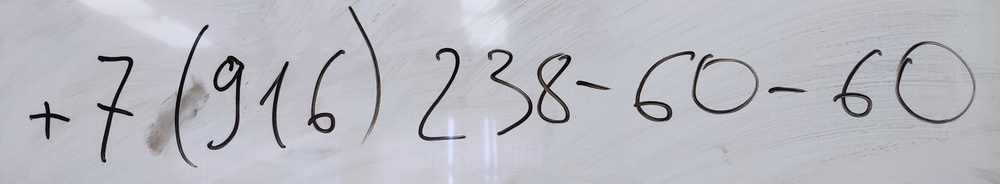
#> input picture 2022.10.21/ToSegment4.jpg, 1000 x 184 px, shrunk from 3998 x 734 before the run
$ jupyter execute Segmentator.ipynb
#> lines starting #> are read from the running program, lines starting #| are printed output that depends on the picture; after the words box and inside, x2 and y2 are one past the last pixel; in counts of white or black regions, pixels touching at a corner belong together
[cell 1]
import cv2
import matplotlib.pyplot as plt
import statistics
import numpy as np
import math

[cell 2]
#cameraID=0
#webcam=cv2.VideoCapture(cameraID)

[cell 3]
#Функции для работы с изображением
def adjust_gamma(image, gamma=1.0):
	# build a lookup table mapping the pixel values [0, 255] to
	# their adjusted gamma values
	invGamma = 1.0 / gamma
	table = np.array([((i / 255.0) ** invGamma) * 255
		for i in np.arange(0, 256)]).astype("uint8")
	# apply gamma correction using the lookup table
	return cv2.LUT(image, table)
def clampInt8(value):
    if(value<0):
        return 0
    elif(value>255):
        return 255
    else:
        return value
def minus_middle(image):
    brightness_array=[]
    rows,cols = image.shape
    for i in range(rows):
        for j in range(cols):
            brightness_array.append(image[i,j])
            # [4 lines of commented-out code are left out]

    brightness_array.sort()
    #print(brightness_array)
    median_Brightness=statistics.median(brightness_array)
    img=image.copy()
    for i in range(rows):
        for j in range(cols):
            img[i][j]=clampInt8(img[i][j]-median_Brightness)
    return img

def go_to_max(image):
    brightness_array=[]
    rows,cols = image.shape
    for i in range(rows):
        for j in range(cols):
            brightness_array.append(image[i,j])
            # [4 lines of commented-out code are left out]

    brightness_array.sort()
    #print(brightness_array)
    img=image.copy()
    median_Brightness=statistics.median(brightness_array)
    max_Brightness=0
    for i in range(rows):
        for j in range(cols):
            v=img[i][j]
            if(v>max_Brightness):
                max_Brightness=v
    normalization_coefficient=1
    if(max_Brightness>0):
        normalization_coefficient=255/max_Brightness

    for i in range(rows):
        for j in range(cols):
            if(img[i][j]>median_Brightness):
                img[i][j]*=normalization_coefficient
                #img[i][j]=255
    return img

#Проверка, что нету никакого большего размером прямоугольника
def IsInsideBigger(idx,x2, y2, w2, h2,contours):
    '''OutLineSizeX=2
    OutLineSizeY=10
    x-=w*OutLineSizeX/2
    y-=h*OutLineSizeY/2
    w+=w*OutLineSizeX
    h+=h*OutLineSizeY'''
    for idx2, contour in enumerate(contours):
        #if(idx2!=idx):
            (x, y, w, h) = cv2.boundingRect(contour)
            if(x2>x and x2+w2<x+w and y2>y and y2+h2<y+h):
                return True
    return False

[cell 4]
import numpy as np
use_Maximization=True
'''widthDivHeight_min=0.35
widthDivHeight_max=1.1
medianDownSize=0.35
medianUpSize=2'''
ImageOutlineSize=0.3
out_size=28
#from 67x178
#to 102x110
stop=False
while stop==False:
    frame=cv2.imread("ToSegment4.jpg")
#> frame is the input picture: shape (184, 1000, 3); mean B, G, R 191.3, 183.9, 183.8

    #ret,frame=webcam.read()

    gray=cv2.cvtColor(frame,cv2.COLOR_BGR2GRAY)

    blur = cv2.GaussianBlur(gray,(3,3),2)

    img=adjust_gamma(blur,50)

    cv2.imshow("frame", frame)

    cv2.imshow("adjust_gamma", img)

    #cv2.imshow("blur", blur)
    img_erode = cv2.erode(img, np.ones((2, 2), np.uint8), iterations=1)
    #cv2.imshow("img_erode", img_erode)
    invertedImage = cv2.bitwise_not(img_erode)
    #cv2.imshow("invertedImage", invertedImage)

    img_minus_middle=minus_middle(invertedImage)
#> after the loop in minus_middle, `for i in range(rows):`: brightness_array = 184000 items
#> in minus_middle, `median_Brightness=statistics.median(brightness_array)`: median_Brightness = 2

    adjust_gamma2=adjust_gamma(img_minus_middle,5)
#> call 2 of adjust_gamma, with gamma = 5
#> in adjust_gamma (call 2), `return cv2.LUT(image, table)`:
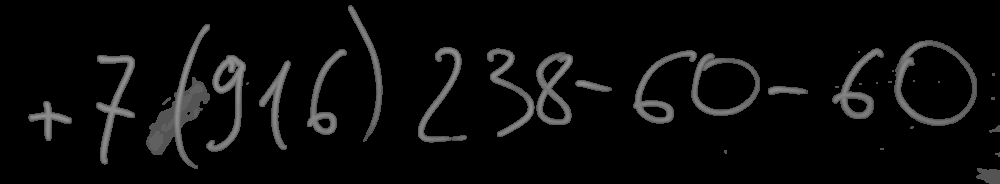
#> returned value: shape (184, 1000); min 0, max 146, mean 10.8

    cv2.imshow("adjust_gamma2", adjust_gamma2)

    to_max=go_to_max(adjust_gamma2)
#> after the loop in go_to_max, `for i in range(rows):`: brightness_array = 184000 items
#> in go_to_max, `median_Brightness=statistics.median(brightness_array)`: median_Brightness = 0
#> after the loop in go_to_max, `for i in range(rows):`: max_Brightness = 146
#> in go_to_max, `normalization_coefficient=255/max_Brightness`: normalization_coefficient = 1.75
#> after the loop in go_to_max, `for i in range(rows):`:
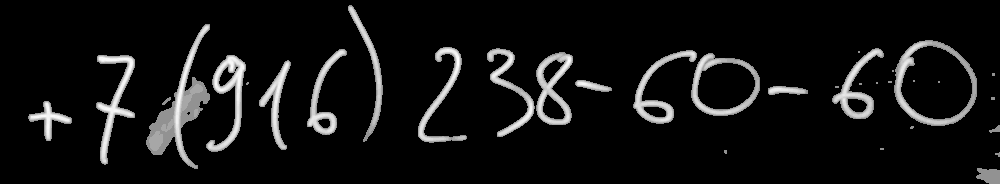
#> img: shape (184, 1000); 10.1% of pixels changed, all inside (x1, y1, x2, y2) = (28, 5, 1000, 184)

    cv2.imshow("to_max", to_max)


    #plt.hist(img.ravel(),256)
    #plt.show()


    output = frame.copy()

    contours, hierarchy = cv2.findContours(to_max, cv2.RETR_TREE, cv2.CHAIN_APPROX_NONE)
#> contours = 48 contours, 21 with area under 20; largest, box (x1, y1, x2, y2) and area: (894, 40, 977, 126) 5432, (900, 45, 973, 120) 3972, (691, 53, 760, 116) 3268, (146, 24, 210, 169) 2591, (697, 62, 756, 110) 2171

    output = to_max.copy()

    '''Areas=[]
    Widths=[]
    Heights=[]
    for idx, contour in enumerate(contours):
        (x, y, w, h) = cv2.boundingRect(contour)
        Areas.append(w*h)
        Widths.append(w)
        Heights.append(h)
    Areas.sort()
    Widths.sort()
    Heights.sort()
    #print(Areas)


    medianArea=statistics.median(Areas)
    medianWidth=statistics.median(Widths)
    medianHeight=statistics.median(Heights)'''
    #print(medianArea)

    minusSize=int(out_size*ImageOutlineSize)
    minusHalfSize=int(minusSize/2)
    for idx, contour in enumerate(contours):
        (x, y, w, h) = cv2.boundingRect(contour)
        size=w*h
        # [6 lines of commented-out code are left out]
        if not IsInsideBigger(idx,x,y,w,h,contours):
            #print("OK")
            cv2.rectangle(output, (x, y), (x + w, y + h), (100, 0, 0), 1)
#> this loop made 48 passes
#> (x, y, w, h, size) on passes 1 to 12: (976, 168, 24, 16, 384), (995, 152, 5, 5, 25), (724, 150, 3, 4, 12), (880, 148, 4, 2, 8), (910, 126, 4, 3, 12), (989, 125, 11, 8, 88), (28, 101, 44, 40, 1760), (991, 97, 4, 3, 12), (162, 97, 9, 8, 72), (835, 86, 4, 2, 8), (768, 86, 40, 9, 360), (859, 83, 3, 2, 6)
#> (contour, x, y, w, h, size) on passes 13, 18, 21, 28, 31, 33: ([[876, 82], [876, 83], [877, 83], [877, 82]], 876, 82, 2, 2, 4), ([[892, 70], [892, 71], [893, 71], [893, 70]], 892, 70, 2, 2, 4), ([[233, 72], [234, 71], [235, 72], [234, 73]], 233, 71, 3, 3, 9), ([[713, 58], [714, 57], [715, 58], [714, 59]], 713, 57, 3, 3, 9), ([[563, 61], [564, 60], [565, 61], [564, 62]], 563, 60, 3, 3, 9), ([[858, 51], [858, 52], [859, 52], [859, 51]], 858, 51, 2, 2, 4)
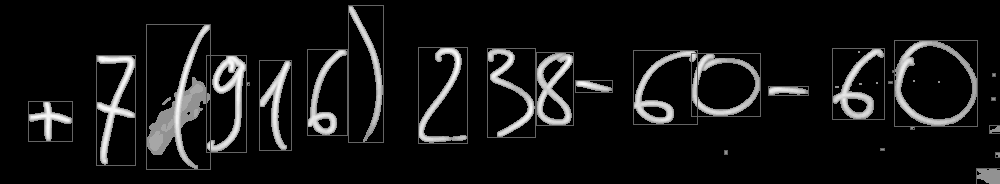
#> output: shape (184, 1000); 2.32% of pixels changed, all inside (x1, y1, x2, y2) = (28, 5, 1000, 184)
    cv2.imshow("output", output)

    #break
    key=cv2.waitKey(0)
#> (key q is pressed here)
    if(key==ord("q")):
                stop=True


cv2.destroyAllWindows()

[cell 5]
import numpy as np

use_Maximization=True
'''widthDivHeight=0.8
medianDownSize=0.6
medianUpSize=2'''
ImageOutlineSize=0.3
def letters_extract(image_file, out_size=28):
    '''img = cv2.imread(image_file)
    gray=cv2.cvtColor(img,cv2.COLOR_BGR2GRAY)
    ret,thresh = cv2.threshold(gray,0,255,cv2.THRESH_BINARY+cv2.THRESH_OTSU)
    img_erode = cv2.erode(thresh, np.ones((10, 10), np.uint8), iterations=1)
    invertedImage = cv2.bitwise_not(img_erode)'''
#> called with image_file = 'ToSegment3.jpg', out_size = 28
    readed_image = cv2.imread(image_file)
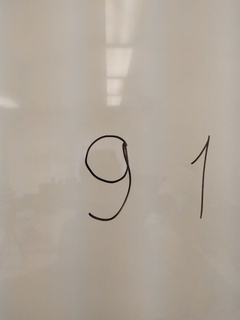
#> input picture 2022.10.21/ToSegment3.jpg, 240 x 320 px, shrunk from 960 x 1280 before the run
#> readed_image is the input picture: shape (320, 240, 3); mean B, G, R 153.2, 165.1, 175.4
    gray=cv2.cvtColor(readed_image,cv2.COLOR_BGR2GRAY)
#> gray: shape (320, 240)

    blur = cv2.GaussianBlur(gray,(3,3),2)
#> blur: shape (320, 240)

    img=adjust_gamma(blur,50)
    img_erode = cv2.erode(img, np.ones((2, 2), np.uint8), iterations=1)
#> img_erode: shape (320, 240)
    invertedImage = cv2.bitwise_not(img_erode)
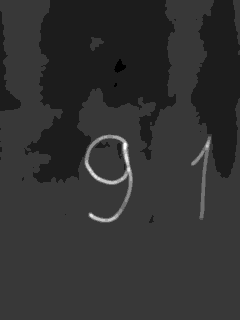
#> invertedImage: shape (320, 240); min 1, max 10, mean 2.76; drawn with min black and max white

    img_minus_middle=minus_middle(invertedImage)

    adjust_gamma2=adjust_gamma(img_minus_middle,5)

    #img_minus_middle=minus_middle(adjust_gamma2)

    #adjust_gamma2=adjust_gamma(img_minus_middle,5)


    print("After gamma correction 2")
    plt.hist(adjust_gamma2.ravel(),256)
    plt.show()
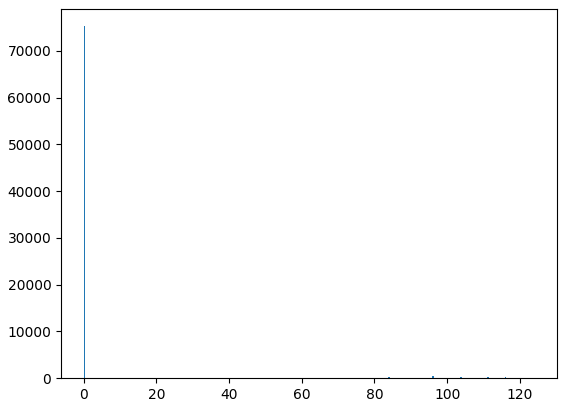
#> figure drawn by matplotlib, 1 panel; tallest bar 75245 high, from x = 0 to 0.484
    to_max=adjust_gamma2
    if(use_Maximization):
        to_max=go_to_max(adjust_gamma2)
#> after the loop in go_to_max (call 2), `for i in range(rows):`: brightness_array = 76800 items
#> after the loop in go_to_max (call 2), `for i in range(rows):`: max_Brightness = 124
#> in go_to_max (call 2), `normalization_coefficient=255/max_Brightness`: normalization_coefficient = 2.06
#> after the loop in go_to_max (call 2), `for i in range(rows):`:
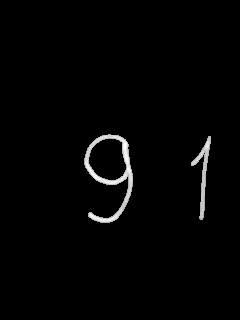
#> img: shape (320, 240); min 0, max 255, mean 4.1
        print("After Maximization")
        plt.hist(to_max.ravel(),256)
        plt.show()
#> figure, not shown here; tallest bar 75245 high, from x = 0 to 0.996

    # Get contours
    contours, hierarchy = cv2.findContours(to_max, cv2.RETR_TREE, cv2.CHAIN_APPROX_NONE)
#> contours = 4 contours, 1 with area under 20; largest, box (x1, y1, x2, y2) and area: (84, 134, 133, 223) 2131, (88, 138, 127, 181) 1232, (191, 136, 211, 220) 360

    output = to_max.copy()

    letters = []

    '''Areas=[]
    Widths=[]
    Heights=[]
    for idx, contour in enumerate(contours):
        (x, y, w, h) = cv2.boundingRect(contour)
        Areas.append(w*h)
        Widths.append(w)
        Heights.append(h)
    Areas.sort()
    Widths.sort()
    Heights.sort()
    #print(Areas)


    medianArea=statistics.median(Areas)
    medianWidth=statistics.median(Widths)
    medianHeight=statistics.median(Heights)'''
    #print(medianArea)

    minusSize=int(out_size*ImageOutlineSize)
    minusHalfSize=int(minusSize/2)
    for idx, contour in enumerate(contours):
        (x, y, w, h) = cv2.boundingRect(contour)
        size=w*h

        # [4 lines of commented-out code are left out]
        if not IsInsideBigger(idx,x,y,w,h,contours):
        #if( True):
            print("From="+str(x)+" "+str(y)+" "+str(w)+" "+str(h))
            '''h_Outline=int(h*ImageOutlineSize)
            w_Outline=int(w*ImageOutlineSize)

            if(x-w_Outline<0):
                w_Outline=x
            if(y-h_Outline<0):
                h_Outline=y

            x-=w_Outline
            w+=w_Outline*2
            y-=h_Outline
            h+=h_Outline*2'''
            #print("To="+str(x)+" "+str(y)+" "+str(w)+" "+str(h))

            cv2.rectangle(output, (x, y), (x + w, y + h), (70, 0, 0), 1)
            letter_crop = to_max[y:y + h, x:x + w]
            # print(letter_crop.shape)

            # Resize letter canvas to square
            size_max = max(w, h)
            letter_square = 255 * np.zeros(shape=[size_max, size_max], dtype=np.uint8)
            if w > h:
                # Enlarge image top-bottom
                # ------
                # ======
                # ------
                y_pos = size_max//2 - h//2
                letter_square[y_pos:y_pos + h, 0:w] = letter_crop
            elif w < h:
                # Enlarge image left-right
                # --||--
                x_pos = size_max//2 - w//2
                letter_square[0:h, x_pos:x_pos + w] = letter_crop
            else:
                letter_square = letter_crop

            print(letter_square.shape)

            plt.imshow(letter_square)
            plt.show()

            res = cv2.resize(letter_square, dsize=(out_size-minusSize, out_size-minusSize), interpolation=cv2.INTER_CUBIC)
            print(res.shape)
            letter_square=np.zeros((out_size,out_size))
            #plt


            for y_pos in range(res.shape[0]):
                for x_pos in range(res.shape[1]):
                    letter_square[y_pos+minusHalfSize][x_pos+minusHalfSize]=res[y_pos][x_pos]

            # Resize letter to 28x28 and add letter and its X-coordinate
            #letters.append((x, w, cv2.resize(letter_square, (out_size, out_size), interpolation=cv2.INTER_AREA)))

            letter_square = cv2.dilate(letter_square, np.ones((2, 2), np.uint8), iterations=1)

            print(letter_square.shape)
            letters.append((x,w,letter_square))
#> this loop made 4 passes
#> (x, y, w, h, size, size_max) on passes 1, 3: (191, 136, 20, 84, 1680, 84), (84, 134, 49, 89, 4361, 89)
#> (contour, x, y, w, h, size) on pass 2: ([[203, 153], [204, 152], [205, 153], [204, 154]], 203, 152, 3, 3, 9)
#| From=191 136 20 84
#| (84, 84)
#| (20, 20)
#| (28, 28)
#| From=84 134 49 89
#| (89, 89)
#| (20, 20)
#| (28, 28)
#> pass 1, in letters_extract, `letter_crop = to_max[y:y + h, x:x + w]`:
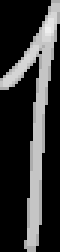
#> letter_crop: shape (84, 20) (shown 3 times larger); min 0, max 238, mean 52.5
#> pass 1, in letters_extract, `plt.show()`:
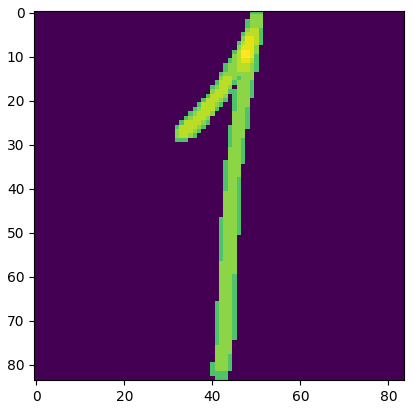
#> figure drawn by matplotlib, 1 panel
#> after the loop:
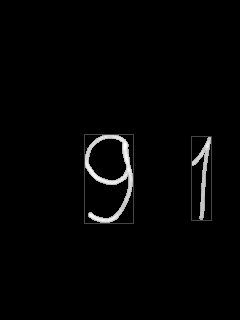
#> output: shape (320, 240); 0.63% of pixels changed, all inside (x1, y1, x2, y2) = (84, 134, 212, 224)
#> after the loop, letters = 2 items

    # Sort array in place by X-coordinate
    letters.sort(key=lambda x: x[0], reverse=False)

    return letters

from PIL import Image
letters=letters_extract("ToSegment3.jpg",28)
#> letters = 2 items
for i in range(len(letters)):
    print(letters[i][0])
    im = Image.fromarray(letters[i][2]).convert('RGB')
    im.save(str(i)+".png")
#> this loop made 2 passes
#| 84
#| 191
